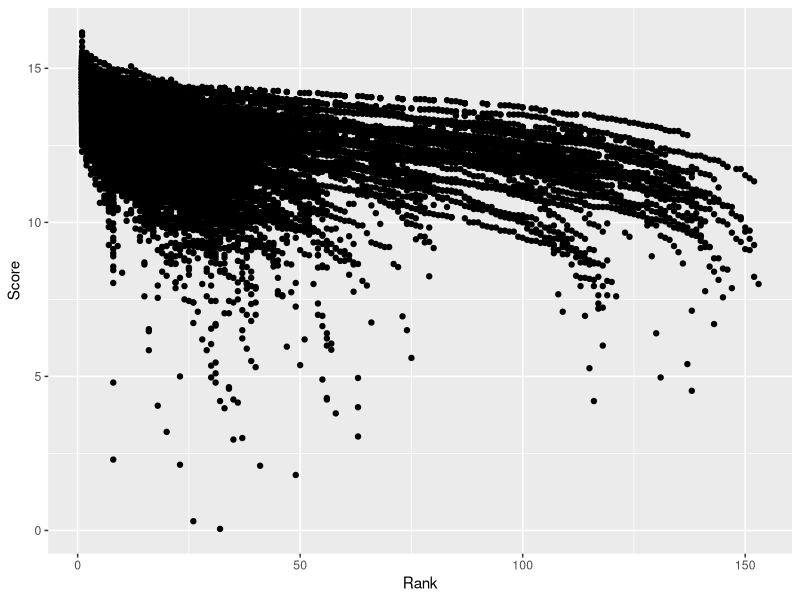
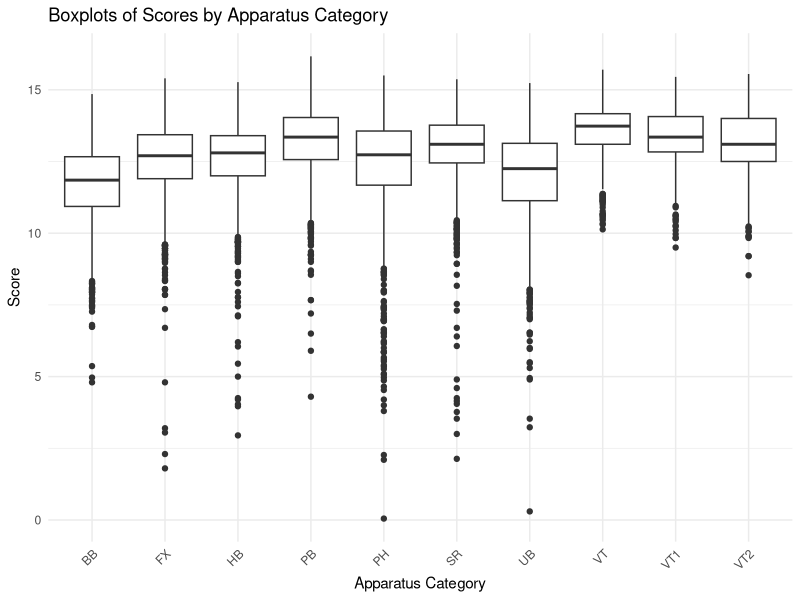
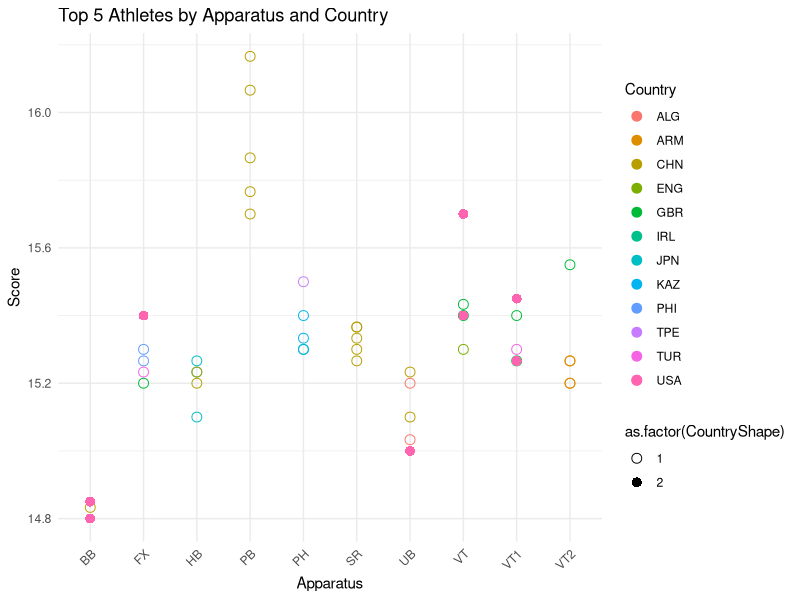
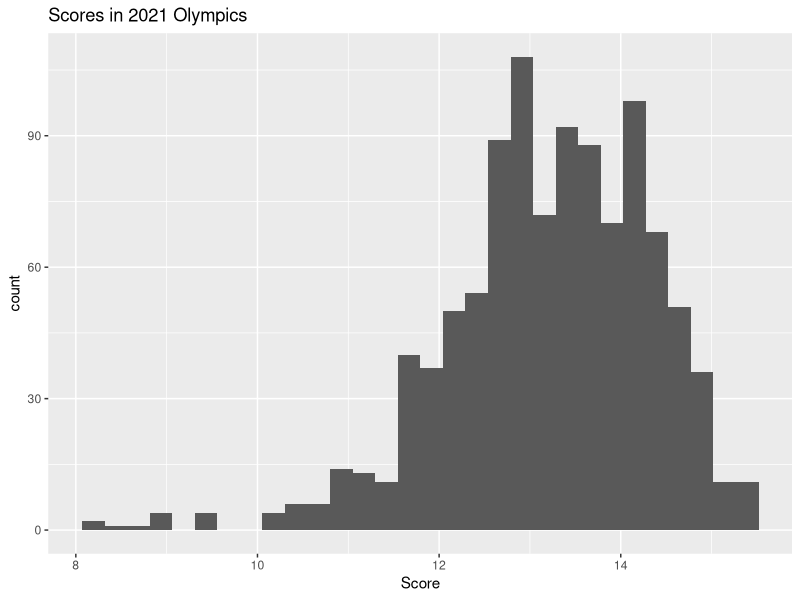
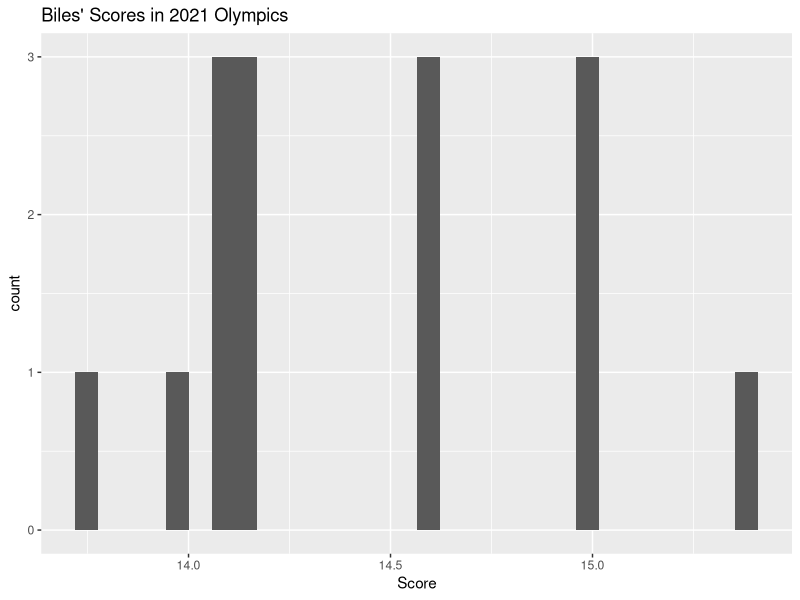

Reproduce these figures in R, in order.
## ---- chunk 1
knitr::opts_chunk$set(echo = TRUE)
## ---- chunk 2
library(tidyverse)
## ---- chunk 3
data_23 = read.csv("Cleaned Data/modified_2023.csv") %>%
  mutate(Apparatus = toupper(Apparatus))
data_21 = read.csv("Cleaned Data/data_2017_2021.csv") 
## ---- chunk 4
summary(data_23)
## ---- chunk 5
# Count missing values in each column
data_23 %>% summarise_all(~sum(is.na(.)))
## ---- chunk 6
# Scatter plot of Rank vs. Score
ggplot(data_23, aes(x = Rank, y = Score)) +
  geom_point() +
  labs(x = "Rank", y = "Score")
## ---- chunk 7
data_23 %>%
  group_by(Apparatus) %>%
  summarise(
    Avg_D_Score = mean(D_Score, na.rm = TRUE),
    Avg_E_Score = mean(E_Score, na.rm = TRUE),
    Avg_Score = mean(Score, na.rm = TRUE),
    Max_Score = max(Score)
  ) %>% arrange(Max_Score)
## ---- chunk 8
data_21 %>%
  group_by(Apparatus) %>%
  summarise(
    Avg_D_Score = mean(D_Score, na.rm = TRUE),
    Avg_E_Score = mean(E_Score, na.rm = TRUE),
    Avg_Score = mean(Score, na.rm = TRUE),
    Max_Score = max(Score, na.rm = TRUE)
  ) %>% arrange(Max_Score)
## ---- chunk 9
data_23 %>%
  ggplot(aes(x = Apparatus, y = Score)) +
  geom_boxplot() +
  labs(title = "Boxplots of Scores by Apparatus Category",
       x = "Apparatus Category",
       y = "Score") +
  theme_minimal() +
  theme(axis.text.x = element_text(angle = 45, hjust = 1))

## ---- chunk 10
# General top 5 athletes
top_athletes <- data_23 %>%
  arrange(desc(Score))

# View the top athletes
top_athletes %>%
  filter(Country == "USA")
## ---- chunk 11
top_5_athletes_per_apparatus <- data_23 %>%
  group_by(Apparatus) %>%
  arrange(desc(Score)) %>%
  slice_head(n = 5) %>%
  ungroup()

top_5_athletes_per_apparatus
## ---- chunk 12
# Define a custom color palette for the specified countries
country_colors <- c(
  ALG = "green",
  ARM = "purple",
  AUS = "gold",
  CHN = "red",
  CYP = "orange",
  ENG = "lightblue",
  GBR = "blue",
  IRL = "darkgreen",
  JPN = "black",
  KAZ = "yellow",
  PHI = "maroon",
  TPE = "pink",
  TUR = "brown",
  USA = "navyblue"
)

# Add a special shape for US athletes
country_shapes <- c(
  ALG = 1,  # Shape code for other countries
  ARM = 1,
  AUS = 1,
  CHN = 1,
  CYP = 1,
  ENG = 1,
  GBR = 1,
  IRL = 1,
  JPN = 1,
  KAZ = 1,
  PHI = 1,
  TPE = 1,
  TUR = 1,
  USA = 2  # Shape code for US athletes
)

top_5_athletes_per_apparatus$CountryColor <- country_colors[top_5_athletes_per_apparatus$Country]
top_5_athletes_per_apparatus$CountryShape <- country_shapes[top_5_athletes_per_apparatus$Country]

# Filter to include all US athletes
us_athletes <- top_5_athletes_per_apparatus %>%
  filter(Country == "USA")

top_5_athletes_per_apparatus %>%
  ggplot(aes(x = Apparatus, y = Score, color = Country, shape = as.factor(CountryShape))) +
  geom_point(stat = "identity", size = 3) +
  geom_point(data = us_athletes, size = 3) +  # Add all US athletes
  labs(
    title = "Top 5 Athletes by Apparatus and Country",
    x = "Apparatus",
    y = "Score"
  ) +
  scale_shape_manual(values = c("1" = 1, "2" = 16)) +  # Define shape codes 
  scale_fill_manual(values = country_colors) +
  theme_minimal() +
  theme(axis.text.x = element_text(angle = 45, hjust = 1))


## ---- chunk 13
data_21 %>%
  filter(Score > 8) %>%
  ggplot(aes(x = Score)) +
  geom_histogram() +
  labs(title = "Scores in 2021 Olympics")
## ---- chunk 14
data_21 %>%
  filter(LastName == "BILES") %>%
  ggplot(aes(x = Score)) +
  geom_histogram() +
  labs(title = "Biles' Scores in 2021 Olympics")
